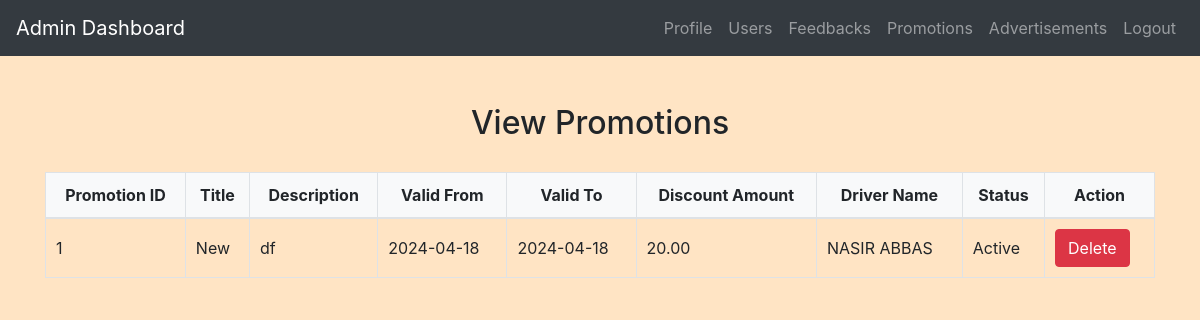
Page /admin/view_promotions.php?error=missing_params (signed in) on the committed database.
### tables this page shows
CREATE TABLE `promotions` (
  `PromotionID` int(11) NOT NULL,
  `Title` varchar(255) NOT NULL,
  `Description` text NOT NULL,
  `ValidFrom` date NOT NULL,
  `ValidTo` date NOT NULL,
  `DiscountAmount` decimal(10,2) NOT NULL,
  `DriverID` int(11) NOT NULL,
  `Status` enum('Pending','Active','Expired') DEFAULT 'Pending'
);

CREATE TABLE `users` (
  `id` int(11) NOT NULL,
  `username` varchar(50) NOT NULL,
  `password` varchar(255) NOT NULL,
  `email` varchar(100) NOT NULL,
  `phone` varchar(20) NOT NULL,
  `age` int(11) DEFAULT NULL,
  `usertype` enum('driver','passenger') NOT NULL DEFAULT 'passenger',
  `full_name` varchar(255) DEFAULT NULL,
  `profile_picture` varchar(255) DEFAULT NULL
);

### admin/view_promotions.php (the view, shortened to what this page needs)
<?php
include('config.php');
$sql = "SELECT p.*, u.full_name AS driver_name
        FROM Promotions p
        INNER JOIN Users u ON p.DriverID = u.id";
$result = mysqli_query($conn, $sql);
$promotions = mysqli_fetch_all($result, MYSQLI_ASSOC);
?>
<!DOCTYPE html>
<html lang="en">
<head>
    <link rel="stylesheet" href="https://maxcdn.bootstrapcdn.com/bootstrap/4.5.2/css/bootstrap.min.css">
    <link rel="stylesheet" href="../css/style.css">
</head>
<body>
<?php include('admin_navbar.php'); ?>
<div class="container mt-5">
    <h2>View Promotions</h2>
    <?php if (empty($promotions)): ?>
        <p>No promotions found.</p>
    <?php else: ?>
        <table class="table">
            <thead>
                <tr>
                    <th>Promotion ID</th>
                    <th>Title</th>
                    <th>Description</th>
                    <th>Valid From</th>
                    <th>Valid To</th>
                    <th>Discount Amount</th>
                    <th>Driver Name</th>
                    <th>Status</th>
                    <th>Action</th>
                </tr>
            </thead>
            <tbody>
                <?php foreach ($promotions as $promotion): ?>
                    <tr>
                        <td><?php echo $promotion['PromotionID']; ?></td>
                        <td><?php echo $promotion['Title']; ?></td>
                        <td><?php echo $promotion['Description']; ?></td>
                        <td><?php echo $promotion['ValidFrom']; ?></td>
                        <td><?php echo $promotion['ValidTo']; ?></td>
                        <td><?php echo $promotion['DiscountAmount']; ?></td>
                        <td><?php echo $promotion['driver_name']; ?></td>
                        <td><?php echo $promotion['Status']; ?></td>
                        <td>
                            <a href="delete_promotion.php?PromotionID=<?php echo $promotion['PromotionID']; ?>" class="btn btn-danger delete-btn">Delete</a>
                        </td>
                    </tr>
                <?php endforeach; ?>
            </tbody>
        </table>
    <?php endif; ?>
</div>
</body>
</html>

### css/style.css (style rules this page uses)
body { background-color: bisque; }
h1, h2, h3, h4 { text-align: center; margin-top: 30px; margin-bottom: 30px; }
.table { width: 100%; border-collapse: collapse; margin-top: 20px; }
.table th, .table td { padding: 10px; border: 1px solid #dee2e6; }
.table thead th { background-color: #f8f9fa; font-weight: bold; text-align: center; }
.table tbody td { vertical-align: middle; }

### rows in the picture
promotions: PromotionID "1", Title "New", Description "df", ValidFrom "2024-04-18", ValidTo "2024-04-18", DiscountAmount "20.00", DriverID.full_name "NASIR ABBAS", Status "Active"
